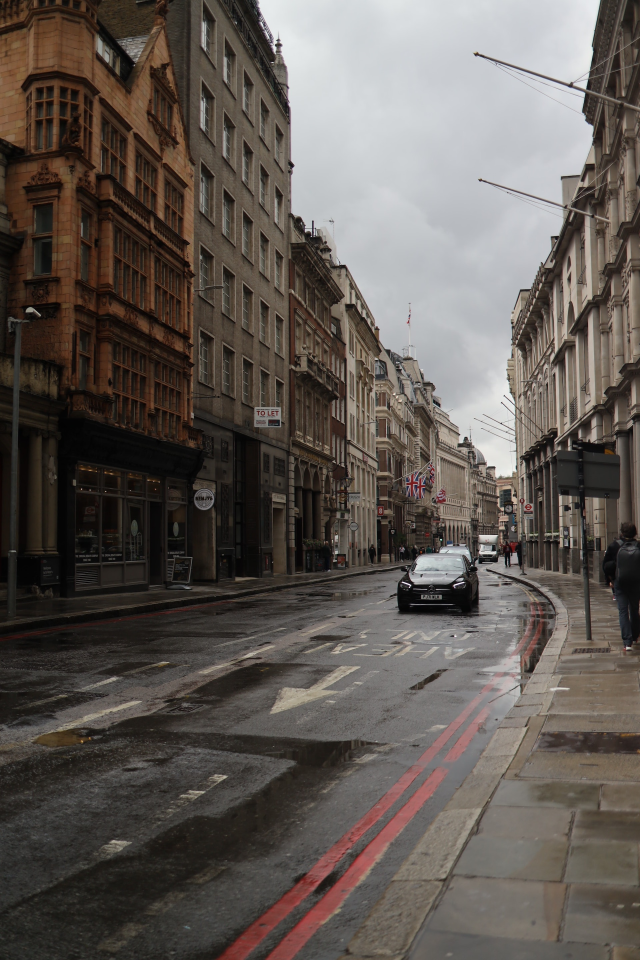
#> input picture images/pexels.jpg, 1920 x 2880 px (shown at 1/3 size)
$ python resize.py
#> lines starting #> are read from the running program, lines starting #| are printed output that depends on the picture
# Import OpenCV library
import cv2

# Read image from file
image = cv2.imread('images/pexels.jpg')
#> image is the input picture: shape (2880, 1920, 3); mean B, G, R 83.6, 89, 96.3

# Get current image size
height, width = image.shape[:2]
#> height = 2880; width = 1920

# Print image height and width
print("Height: " + str(height))
#| Height: 2880
print("Width: " + str(width))
#| Width: 1920

# Set desired output size
output_size = (400, 400)

# Calculate scaling factor to fit image within output size
scaling_factor = min(output_size[0]/width, output_size[1]/height)
#> scaling_factor = 0.139

# Resize image using calculated scaling factor and interpolation method
resized_image = cv2.resize(
    image, None, fx=scaling_factor, fy=scaling_factor, interpolation=cv2.INTER_AREA)
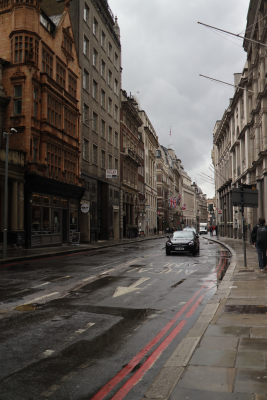
#> resized_image: shape (400, 267, 3); mean B, G, R 83.6, 89, 96.2

# Get new image size after resizing
height2, width2 = resized_image.shape[:2]
#> height2 = 400; width2 = 267

# Print resized image height and width
print("Height: " + str(height2))
#| Height: 400
print("Width: " + str(width2))
#| Width: 267

# Display original and blurred images
cv2.imshow('Original Image', image)
cv2.imshow('Resized Image', resized_image)

# Wait for keyboard event and close all windows
cv2.waitKey(0)
cv2.destroyAllWindows()

$ run again, with images/body.jpg copied over images/pexels.jpg
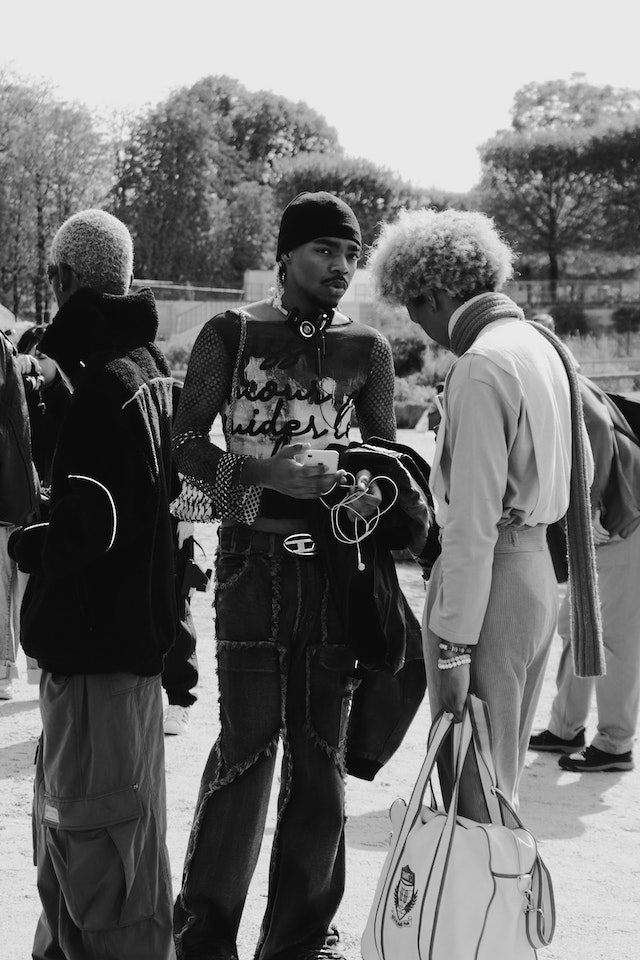
#> input picture images/body.jpg, 640 x 960 px
#> image is the input picture: shape (960, 640, 3); min 0, max 255, mean 111.7
#| Height: 960
#| Width: 640
#> `resized_image = cv2.resize( image, None, fx=scaling_factor, fy=scaling..`:
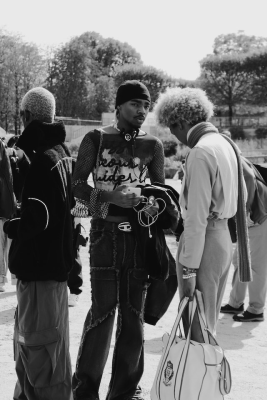
#> resized_image: shape (400, 267, 3); min 6, max 234, mean 111.8
#| Height: 400
#| Width: 267
